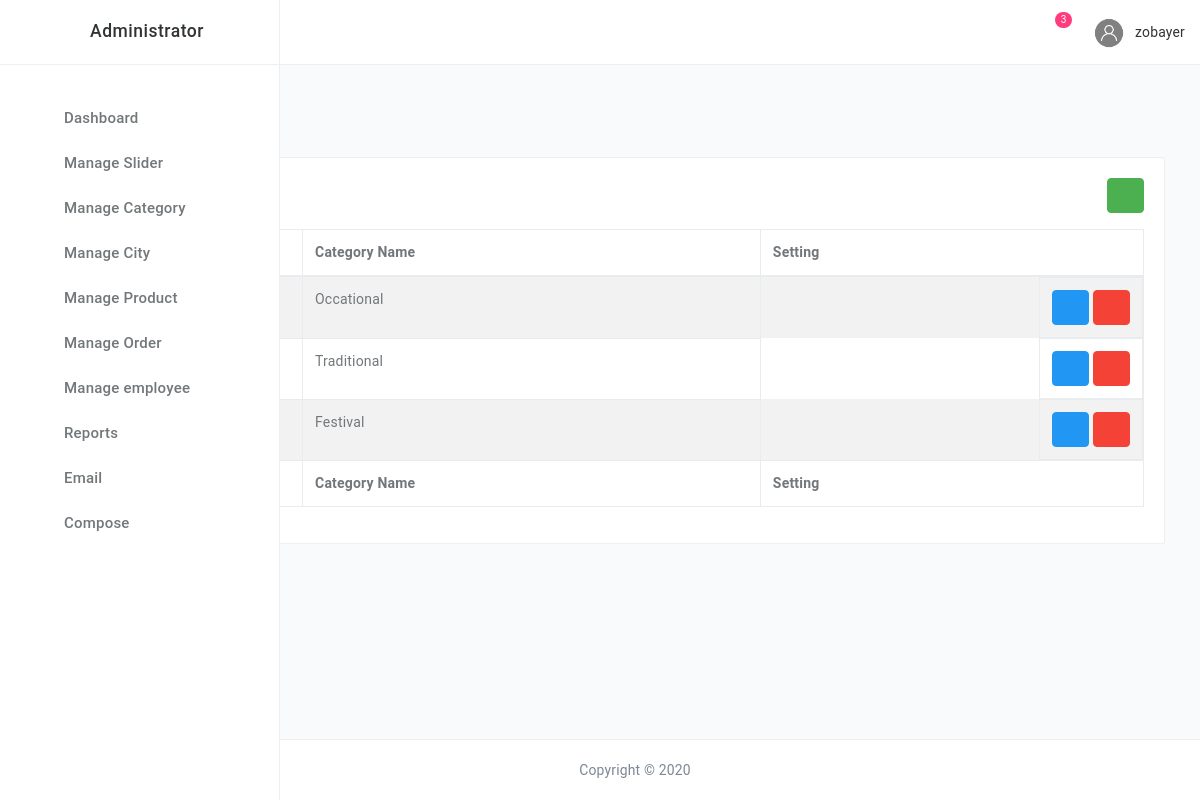
Page /admin/catlist.php (signed in) on the committed database.
### tables this page shows
CREATE TABLE `category` (
  `catId` int(11) NOT NULL,
  `catName` varchar(255) NOT NULL
);

### lib/Database.php (called while the page is built, shortened)
<?php
Class Database{
 public $host   = DB_HOST;
 public $user   = DB_USER;
 public $pass   = DB_PASS;
 public $dbname = DB_NAME;
 public $link;
private function connectDB(){
 $this->link = new mysqli($this->host, $this->user, $this->pass,
  $this->dbname);
 }
public function select($query){
  $result = $this->link->query($query) or
   die($this->link->error.__LINE__);
  if($result->num_rows > 0){
    return $result;
  } else {
    return false;
  }
 }
}
?>

### classes/Catagory.php (called while the page is built, shortened)
<?php
$filepath=realpath(dirname(__FILE__));
include_once ($filepath.'/../lib/Database.php');
include_once($filepath.'/../helpers/Format.php'); ?>
 <?php
 class Catagory {
 	private $db;
	public function __construct(){
		$this->db=new Database();
	}
 public function getAllCat(){
 	$query="select * from category order by catId DESC";
 	$result=$this->db->select($query);
 	return $result;
 }
}
  ?>

### lib/Session.php (called while the page is built, shortened)
<?php
class Session{
 public static function get($key){
  if (isset($_SESSION[$key])) {
   return $_SESSION[$key];
  } else {
   return false;
  }
 }
}
?>

### admin/catlist.php (the view, shortened to what this page needs)
<?php include 'inc/header.php';?>
<?php include 'inc/sidebar.php';?>
<?php include 'inc/header-nav.php';?>
<main class="main-content bgc-grey-100">
    <div id="mainContent">
        <div class="container-fluid">
            <h4 class="c-grey-900 mT-10 mB-30">Category List</h4>
            <div class="row">
                <div class="col-md-12">
                    <div class="bgc-white bd bdrs-3 p-20 mB-20">
                        <h4 class="c-grey-900 mB-20"> Data Table <span class="pull-right"><a href="catadd.php" class="btn btn-success btn-xs"><i class="fa fa-plus" aria-hidden="true"></i></a></span></h4>
                        <table id="table-datatables" class="table table-striped table-bordered" cellspacing="0" width="100%">
                            <thead>
                                <tr>
                                    <th>SN.</th>
                                    <th>Category Name</th>
                                    <th>Setting</th>
                                </tr>
                            </thead>
                            <tfoot>
                                <tr>
                                    <th>SN.</th>
                                    <th>Category Name</th>
                                    <th>Setting</th>
                                </tr>
                            </tfoot>
                            <tbody>
                                <?php
                                $getCat=$cat->getAllCat();
                                if ($getCat) {
                                    $i=0;
                                    while ($re=$getCat->fetch_assoc()) {
                                        $i++;
                                 ?>
                                <tr>
                                    <td><?php echo($i); ?></td>
                                    <td><?php echo($re['catName']) ;?></td>
                                    <td class="pull-right">
                                        <a class="btn btn-primary" href="catedit.php?catid=<?php echo($re['catId']) ;?>"><i class="fa fa-pencil-square-o" aria-hidden="true"></i></a>
                                        <?php
                                        if (Session::get("adminRole")=='0') {
                                         ?>
                                        <a class="btn btn-danger" onclick="return confirm('are you sure delect category!')" href="?delete=<?php echo($re['catId']) ;?>"><i class="fa fa-trash-o" aria-hidden="true"></i></a>
                                    <?php } ?>
                                    </td>
                                </tr>
                                <?php }}else{echo("catagory not found");} ?>
                            </tbody>
                        </table>
                    </div>
                </div>
            </div>
        </div>
    </div>
</main>
<?php include 'inc/footer.php';?>

### rows in the picture
category: catName "Occational"
category: catName "Traditional"
category: catName "Festival"

### other values in the picture
$countMail "3"
Session::get('adminName') "zobayer"
